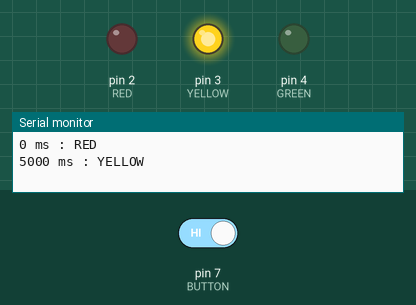
Simulated run of this sketch. Board: Arduino Uno, built with avr-gcc and run on an emulated ATmega328P. On the bench: output pins drawn as LEDs (lit = HIGH), the last lines printed to the serial monitor. The inputs (shaded band) are chosen by the test bench; at power-on: pin 7 (BUTTON) HIGH.

Above: at 5.1 s.
At 7.8 s:
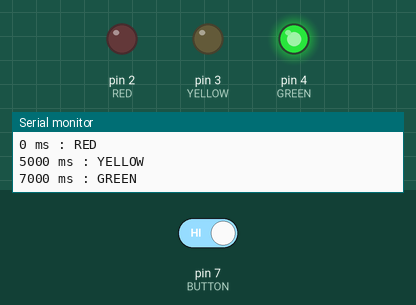
7.9 s: pin 7 (BUTTON) driven LOW
At 11.7 s:
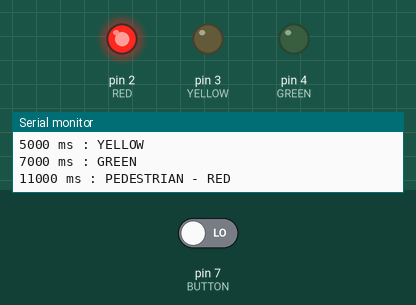
Timing chart, 0 to 13.2 s (numbered marks = the images above; inputs shaded):
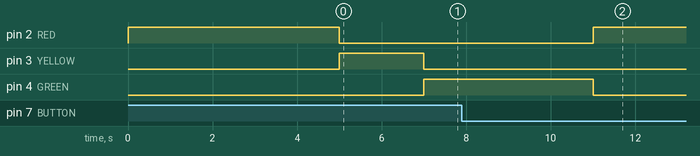

Measured:
- after the input at 7.9 s, pin 2 (RED): goes on until 11.0 s, then stays HIGH; pin 3 (YELLOW): stays LOW (without the input it goes to HIGH after 8.1 s); pin 4 (GREEN): goes on until 11.0 s, then stays LOW

The sketch:

traffic_light.ino
```cpp
/*
 * Author: Puthiyaraj P
 * Date: 04-07-2026
 * Description: Traffic Light Controller with Pedestrian Button and Serial Monitor Output
 * IIT Jammu Summer School 2026 - IoT Assignment Q14
 */

const int RED = 2;
const int YELLOW = 3;
const int GREEN = 4;
const int BUTTON = 7;

void setup() {
  pinMode(RED, OUTPUT);
  pinMode(YELLOW, OUTPUT);
  pinMode(GREEN, OUTPUT);
  pinMode(BUTTON, INPUT_PULLUP);

  Serial.begin(9600);
}

void loop() {

  if (digitalRead(BUTTON) == LOW) {
    digitalWrite(RED, HIGH);
    digitalWrite(YELLOW, LOW);
    digitalWrite(GREEN, LOW);

    Serial.print(millis());
    Serial.println(" ms : PEDESTRIAN - RED");

    delay(8000);
  }

  digitalWrite(RED, HIGH);
  digitalWrite(YELLOW, LOW);
  digitalWrite(GREEN, LOW);

  Serial.print(millis());
  Serial.println(" ms : RED");

  delay(5000);

  if (digitalRead(BUTTON) == LOW) return;

  digitalWrite(RED, LOW);
  digitalWrite(YELLOW, HIGH);
  digitalWrite(GREEN, LOW);

  Serial.print(millis());
  Serial.println(" ms : YELLOW");

  delay(2000);

  if (digitalRead(BUTTON) == LOW) return;

  digitalWrite(RED, LOW);
  digitalWrite(YELLOW, LOW);
  digitalWrite(GREEN, HIGH);

  Serial.print(millis());
  Serial.println(" ms : GREEN");

  delay(4000);
}
```
